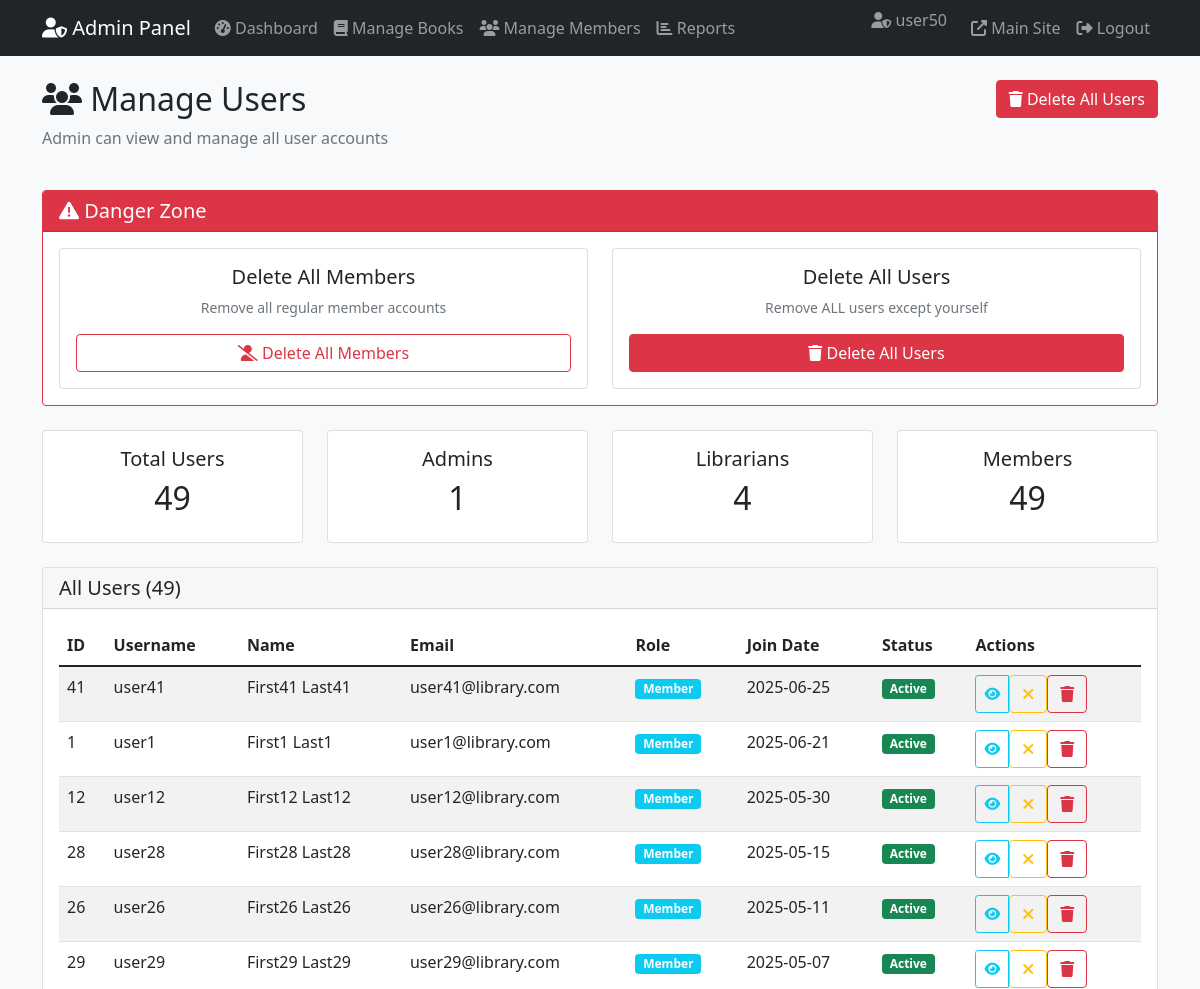
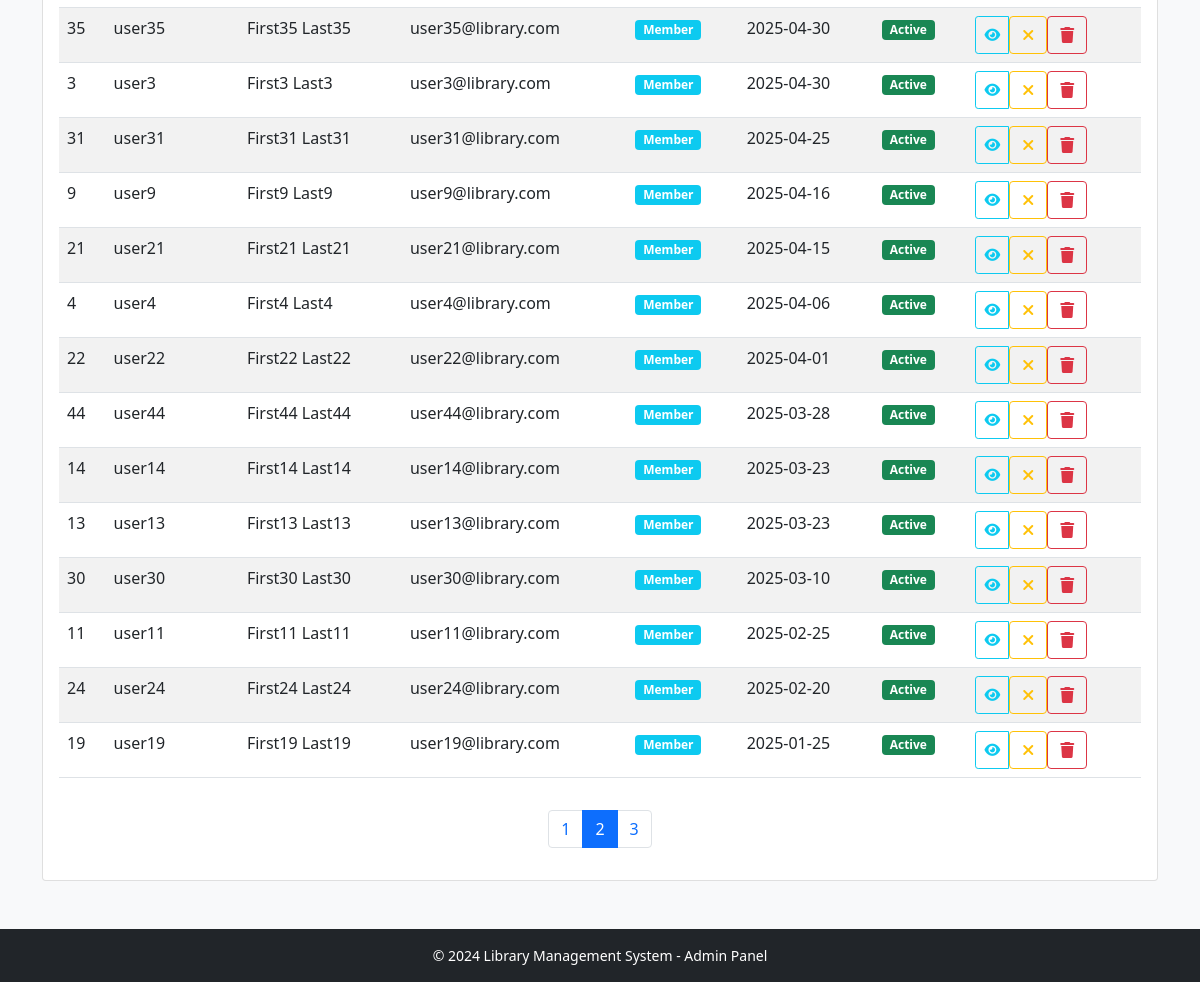
/admin/users?page=2 (signed in), run on the app's committed database (2 pictures, top to bottom).
### models/user.py (models this page shows, shortened)
class User(db.Model, UserMixin):
    __tablename__ = 'users'
    id = db.Column(db.Integer, primary_key=True)
    username = db.Column(db.String(80), unique=True, nullable=False)
    email = db.Column(db.String(120), unique=True, nullable=False)
    password_hash = db.Column(db.String(128), nullable=False)
    role = db.Column(db.String(20), nullable=False, default='member')
    first_name = db.Column(db.String(50), nullable=False)
    last_name = db.Column(db.String(50), nullable=False)
    join_date = db.Column(db.DateTime, default=datetime.utcnow)
    is_active = db.Column(db.Boolean, default=True)
    transactions = db.relationship('Transaction', backref='user', lazy=True)
    reservations = db.relationship('Reservation', backref='user', lazy=True)
    fines = db.relationship('Fine', backref='user', lazy=True)

### routes/admin_routes.py (the view)
@admin_bp.route('/admin/users')
@login_required
def admin_users():
    if current_user.role != 'admin':
        flash('Access denied. Admin role required.', 'error')
        return redirect(url_for('index'))
    page = request.args.get('page', 1, type=int)
    users = User.query.filter_by(role='member').order_by(
        User.join_date.desc()
    ).paginate(page=page, per_page=20, error_out=False)
    total_members = User.query.filter_by(role='member').count()
    total_librarians = User.query.filter_by(role='librarian').count()
    total_admins = User.query.filter_by(role='admin').count()
    return render_template('admin/users.html',
                         users=users,
                         total_members=total_members,
                         total_librarians=total_librarians,
                         total_admins=total_admins)

### app.py (called while the page is built)
def create_app():
    app = Flask(__name__)
    app.config.from_object(Config)
    db.init_app(app)
    login_manager = LoginManager()
    login_manager.init_app(app)
    login_manager.login_view = 'auth.login'
    login_manager.login_message_category = 'info'
    @login_manager.user_loader
    def load_user(user_id):
        return User.query.get(int(user_id))
    from routes.auth_routes import auth_bp
    from routes.book_routes import book_bp
    from routes.member_routes import member_bp
    from routes.transaction_routes import transaction_bp
    from routes.admin_routes import admin_bp
    app.register_blueprint(auth_bp)
    app.register_blueprint(book_bp)
    app.register_blueprint(member_bp)
    app.register_blueprint(transaction_bp)
    app.register_blueprint(admin_bp)
    @app.route('/')
    def index():
        return render_template('index.html')
    return app

### templates/admin/users.html (shortened to what this page needs)
{% extends "admin_base.html" %}
{% block content %}
<div class="row">
    <div class="col-md-8">
        <h2><i class="fas fa-users"></i> Manage Users</h2>
        <p class="text-muted">Admin can view and manage all user accounts</p>
    </div>
    <div class="col-md-4 text-end">
        <button type="button" class="btn btn-danger" data-bs-toggle="modal" data-bs-target="#deleteAllModal">
            <i class="fas fa-trash"></i> Delete All Users
        </button>
    </div>
</div>
<div class="card border-danger mt-4">
    <div class="card-header bg-danger text-white">
        <h5 class="mb-0"><i class="fas fa-exclamation-triangle"></i> Danger Zone</h5>
    </div>
    <div class="card-body">
        <div class="row">
            <div class="col-md-6">
                <div class="card">
                    <div class="card-body text-center">
                        <h5>Delete All Members</h5>
                        <p class="text-muted small">Remove all regular member accounts</p>
                        <form method="POST" action="{{ url_for('admin.delete_all_members') }}"
                              onsubmit="return confirm('⚠️ WARNING: This will delete ALL member accounts! This action cannot be undone. Continue?');">
                            <button type="submit" class="btn btn-outline-danger w-100">
                                <i class="fas fa-user-slash"></i> Delete All Members
                            </button>
                        </form>
                    </div>
                </div>
            </div>
            <div class="col-md-6">
                <div class="card">
                    <div class="card-body text-center">
                        <h5>Delete All Users</h5>
                        <p class="text-muted small">Remove ALL users except yourself</p>
                        <button type="button" class="btn btn-danger w-100" data-bs-toggle="modal" data-bs-target="#deleteAllModal">
                            <i class="fas fa-trash"></i> Delete All Users
                        </button>
                    </div>
                </div>
            </div>
        </div>
    </div>
</div>
<div class="row mt-4">
    <div class="col-md-3">
        <div class="card">
            <div class="card-body text-center">
                <h5>Total Users</h5>
                <h2>{{ users.total }}</h2>
            </div>
        </div>
    </div>
    <div class="col-md-3">
        <div class="card">
            <div class="card-body text-center">
                <h5>Admins</h5>
                <h2>{{ total_admins }}</h2>
            </div>
        </div>
    </div>
    <div class="col-md-3">
        <div class="card">
            <div class="card-body text-center">
                <h5>Librarians</h5>
                <h2>{{ total_librarians }}</h2>
            </div>
        </div>
    </div>
    <div class="col-md-3">
        <div class="card">
            <div class="card-body text-center">
                <h5>Members</h5>
                <h2>{{ total_members }}</h2>
            </div>
        </div>
    </div>
</div>
<div class="card mt-4">
    <div class="card-header">
        <h5 class="mb-0">All Users ({{ users.total }})</h5>
    </div>
    <div class="card-body">
        {% if users.items %}
            <div class="table-responsive">
                <table class="table table-striped table-hover">
                    <thead>
                        <tr>
                            <th>ID</th>
                            <th>Username</th>
                            <th>Name</th>
                            <th>Email</th>
                            <th>Role</th>
                            <th>Join Date</th>
                            <th>Status</th>
                            <th>Actions</th>
                        </tr>
                    </thead>
                    <tbody>
                        {% for user in users.items %}
                        <tr>
                            <td>{{ user.id }}</td>
                            <td>{{ user.username }}</td>
                            <td>{{ user.first_name }} {{ user.last_name }}</td>
                            <td>{{ user.email }}</td>
                            <td>
                                <span class="badge
                                    {% if user.role == 'admin' %}bg-danger
                                    {% elif user.role == 'librarian' %}bg-warning
                                    {% else %}bg-info{% endif %}">
                                    {{ user.role|title }}
                                </span>
                            </td>
                            <td>{{ user.join_date.strftime('%Y-%m-%d') if user.join_date else 'N/A' }}</td>
                            <td>
                                {% if user.is_active %}
                                    <span class="badge bg-success">Active</span>
                                {% else %}
                                    <span class="badge bg-secondary">Inactive</span>
                                {% endif %}
                            </td>
                            <td>
                                <div class="btn-group btn-group-sm">
                                    <button class="btn btn-outline-info view-user-btn"
                                            data-user-id="{{ user.id }}"
                                            data-username="{{ user.username }}"
                                            data-firstname="{{ user.first_name }}"
                                            data-lastname="{{ user.last_name }}"
                                            data-email="{{ user.email }}"
                                            data-role="{{ user.role }}"
                                            data-joindate="{{ user.join_date.strftime('%Y-%m-%d') if user.join_date else '' }}"
                                            data-isactive="{{ user.is_active|lower }}"
                                            title="View Details">
                                        <i class="fas fa-eye"></i>
                                    </button>
                                    {% if user.id != current_user.id %}
                                        <form method="POST"
                                              action="{{ url_for('admin.deactivate_user', user_id=user.id) }}"
                                              class="d-inline">
                                            <button type="submit"
                                                    class="btn {% if user.is_active %}btn-outline-warning{% else %}btn-outline-success{% endif %}"
                                                    title="{% if user.is_active %}Deactivate{% else %}Activate{% endif %} User"
                                                    onclick="return confirm('{% if user.is_active %}Deactivate{% else %}Activate{% endif %} user {{ user.username }}?');">
                                                <i class="fas fa-{% if user.is_active %}times{% else %}check{% endif %}"></i>
                                            </button>
                                        </form>
                                        <form method="POST"
                                              action="{{ url_for('admin.delete_user', user_id=user.id) }}"
                                              class="d-inline">
                                            <button type="submit"
                                                    class="btn btn-outline-danger"
                                                    title="Delete User"
                                                    onclick="return confirm('⚠️ Delete user {{ user.username }} permanently? This action cannot be undone!');">
                                                <i class="fas fa-trash"></i>
                                            </button>
                                        </form>
                                    {% else %}
                                        <button class="btn btn-outline-secondary" disabled title="Current User">
                                            <i class="fas fa-user"></i>
                                        </button>
                                    {% endif %}
                                </div>
                            </td>
                        </tr>
                        {% endfor %}
                    </tbody>
                </table>
            </div>
            {% if users.pages > 1 %}
            <nav aria-label="Page navigation" class="mt-3">
                <ul class="pagination justify-content-center">
                    {% for page_num in users.iter_pages() %}
                        {% if page_num %}
                            <li class="page-item {% if page_num == users.page %}active{% endif %}">
                                <a class="page-link" href="{{ url_for('admin.admin_users', page=page_num) }}">
                                    {{ page_num }}
                                </a>
                            </li>
                        {% else %}
                            <li class="page-item disabled"><span class="page-link">…</span></li>
                        {% endif %}
                    {% endfor %}
                </ul>
            </nav>
            {% endif %}
        {% else %}
            <div class="alert alert-info text-center py-5">
                <i class="fas fa-users fa-3x mb-3"></i>
                <h4>No Users Found</h4>
                <p>There are no users in the system.</p>
            </div>
        {% endif %}
    </div>
</div>
{% endblock %}

### templates/admin_base.html (shortened to what this page needs)
<!DOCTYPE html>
<html lang="en">
<head>
    <link href="https://cdn.jsdelivr.net/npm/bootstrap@5.1.3/dist/css/bootstrap.min.css" rel="stylesheet">
    <link href="{{ url_for('static', filename='css/style.css') }}" rel="stylesheet">
    <link rel="stylesheet" href="https://cdnjs.cloudflare.com/ajax/libs/font-awesome/6.4.0/css/all.min.css">
</head>
<body>
    <nav class="navbar navbar-expand-lg navbar-dark bg-dark">
        <div class="container">
            <a class="navbar-brand" href="{{ url_for('admin.admin_dashboard') }}">
                <i class="fas fa-user-shield"></i> Admin Panel
            </a>
            <div class="collapse navbar-collapse" id="adminNav">
                <ul class="navbar-nav me-auto">
                    <li class="nav-item">
                        <a class="nav-link" href="{{ url_for('admin.admin_dashboard') }}">
                            <i class="fas fa-tachometer-alt"></i> Dashboard
                        </a>
                    </li>
                    <li class="nav-item">
                        <a class="nav-link" href="{{ url_for('admin.admin_books') }}">
                            <i class="fas fa-book"></i> Manage Books
                        </a>
                    </li>
                    <li class="nav-item">
                        <a class="nav-link" href="{{ url_for('admin.admin_users') }}">
                            <i class="fas fa-users"></i> Manage Members
                        </a>
                    </li>
                    <li class="nav-item">
                        <a class="nav-link" href="{{ url_for('admin.admin_reports') }}">
                            <i class="fas fa-chart-bar"></i> Reports
                        </a>
                    </li>
                </ul>
                <ul class="navbar-nav">
                    <li class="nav-item">
                        <span class="navbar-text me-3">
                            <i class="fas fa-user-shield"></i> {{ current_user.username }}
                        </span>
                    </li>
                    <li class="nav-item">
                        <a class="nav-link" href="{{ url_for('index') }}" title="Back to Main Site">
                            <i class="fas fa-external-link-alt"></i> Main Site
                        </a>
                    </li>
                    <li class="nav-item">
                        <a class="nav-link" href="{{ url_for('auth.logout') }}">
                            <i class="fas fa-sign-out-alt"></i> Logout
                        </a>
                    </li>
                </ul>
            </div>
        </div>
    </nav>
    <div class="container mt-4">
        {% block content %}{% endblock %}
    </div>
    <footer class="bg-dark text-white mt-5 py-3">
        <div class="container text-center">
            <p class="mb-0 small">&copy; 2024 Library Management System - Admin Panel</p>
        </div>
    </footer>
</body>
</html>

### static/css/style.css (style rules this page uses)
body { background-color: #f8f9fa; }

### data on the page
User: username "user50"
User: id "41", username "user41", first_name "First41", last_name "Last41", email "user41@library.com", role "Member", join_date "2025-06-25", is_active "Active"
User: id "1", username "user1", first_name "First1", last_name "Last1", email "user1@library.com", role "Member", join_date "2025-06-21", is_active "Active"
User: id "12", username "user12", first_name "First12", last_name "Last12", email "user12@library.com", role "Member", join_date "2025-05-30", is_active "Active"
User: id "28", username "user28", first_name "First28", last_name "Last28", email "user28@library.com", role "Member", join_date "2025-05-15", is_active "Active"
User: id "26", username "user26", first_name "First26", last_name "Last26", email "user26@library.com", role "Member", join_date "2025-05-11", is_active "Active"
User: id "29", username "user29", first_name "First29", last_name "Last29", email "user29@library.com", role "Member", join_date "2025-05-07", is_active "Active"
User: id "35", username "user35", first_name "First35", last_name "Last35", email "user35@library.com", role "Member", join_date "2025-04-30", is_active "Active"
User: id "3", username "user3", first_name "First3", last_name "Last3", email "user3@library.com", role "Member", join_date "2025-04-30", is_active "Active"
User: id "31", username "user31", first_name "First31", last_name "Last31", email "user31@library.com", role "Member", join_date "2025-04-25", is_active "Active"
User: id "9", username "user9", first_name "First9", last_name "Last9", email "user9@library.com", role "Member", join_date "2025-04-16", is_active "Active"
User: id "21", username "user21", first_name "First21", last_name "Last21", email "user21@library.com", role "Member", join_date "2025-04-15", is_active "Active"
User: id "4", username "user4", first_name "First4", last_name "Last4", email "user4@library.com", role "Member", join_date "2025-04-06", is_active "Active"
User: id "22", username "user22", first_name "First22", last_name "Last22", email "user22@library.com", role "Member", join_date "2025-04-01", is_active "Active"
User: id "44", username "user44", first_name "First44", last_name "Last44", email "user44@library.com", role "Member", join_date "2025-03-28", is_active "Active"
User: id "14", username "user14", first_name "First14", last_name "Last14", email "user14@library.com", role "Member", join_date "2025-03-23", is_active "Active"
User: id "13", username "user13", first_name "First13", last_name "Last13", email "user13@library.com", role "Member", join_date "2025-03-23", is_active "Active"
User: id "30", username "user30", first_name "First30", last_name "Last30", email "user30@library.com", role "Member", join_date "2025-03-10", is_active "Active"
User: id "11", username "user11", first_name "First11", last_name "Last11", email "user11@library.com", role "Member", join_date "2025-02-25", is_active "Active"
User: id "24", username "user24", first_name "First24", last_name "Last24", email "user24@library.com", role "Member", join_date "2025-02-20", is_active "Active"
User: id "19", username "user19", first_name "First19", last_name "Last19", email "user19@library.com", role "Member", join_date "2025-01-25", is_active "Active"

### other printed values
{{ users.total }} "49"
{{ total_admins }} "1"
{{ total_librarians }} "4"
{{ total_members }} "49"
{{ page_num }} "1" "2" "3"
